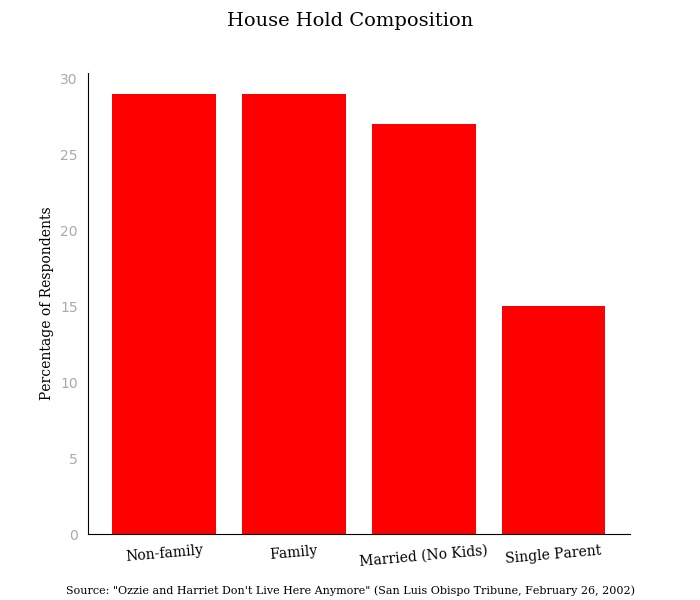

Generate this figure with Python:
import matplotlib.pyplot as plt
import numpy as np
import pathlib

font     = 'Serif'
title    = 'House Hold Composition' 
source   = ('Source: "Ozzie and Harriet Don\'t Live Here Anymore"'
            ' (San Luis Obispo Tribune, February 26, 2002)')
filename = pathlib.Path(__file__)

data = [29, 29, 27, 15]
categories = ['Non-family', 'Family', 'Married (No Kids)', 'Single Parent']
positions = np.arange(len(categories))

ax = plt.axes()
# set background color
ax.patch.set_facecolor('white')
ax.figure.set_facecolor('white')
# set z-value for grid
ax.set_axisbelow(True)

plt.bar(positions, data, align='center', color='red', edgecolor='red', 
        linewidth='0')
plt.xticks(positions, categories, color='black', fontsize=10, 
        fontname=font, rotation=5)
plt.ylabel('Percentage of Respondents', color='black', fontsize=10, 
        fontname=font)
plt.yticks(color='darkgrey')
plt.suptitle(title, color='black', fontsize=14, fontname=font)
plt.figtext(.5, 0.01, source, wrap=True, ha='center', fontsize=8, 
            color='black', fontname=font)

for position in ['top', 'right']:
    ax.spines[position].set_color('white')
ax.tick_params(top=False, bottom=False, left=False, right=False,
        labelleft=True, labelbottom=True)

plt.gcf().set_size_inches(7, 6)

plt.savefig(filename.with_suffix('.jpg'), facecolor=ax.figure.get_facecolor())
plt.show()
